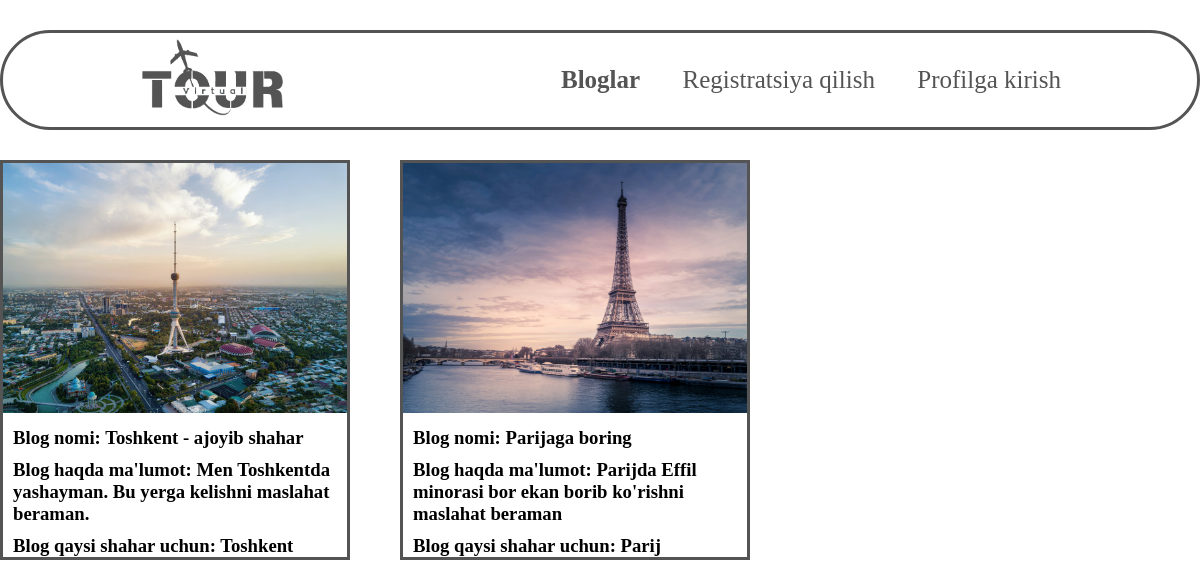
The page /blogs/ on the database as committed earlier.
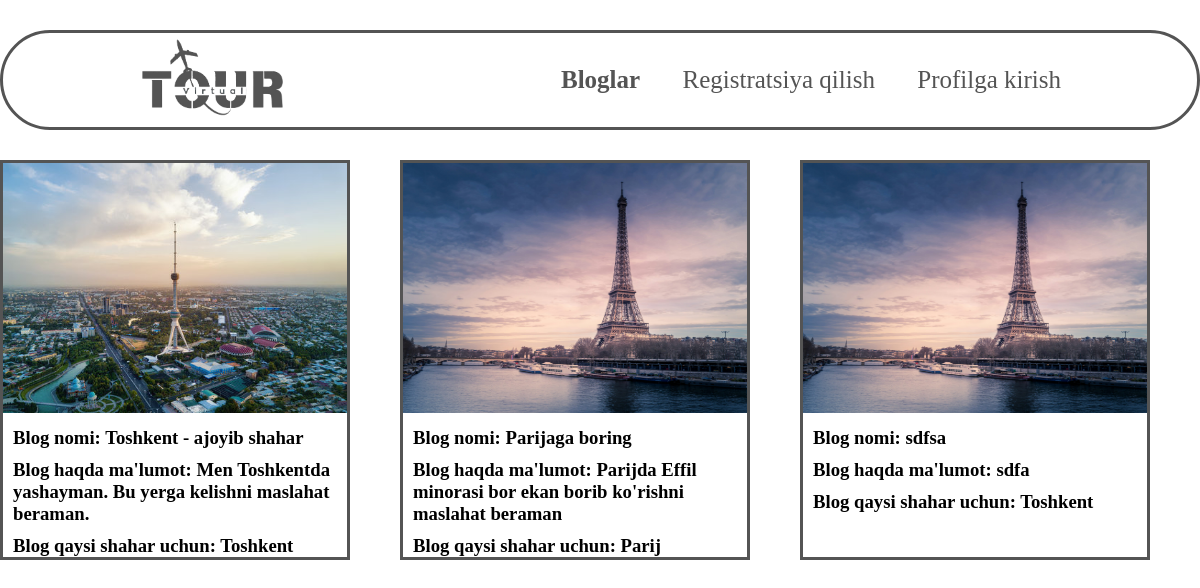
The same page on the database as committed later.
### travel/models.py (models this page shows, shortened)
class Blog(models.Model):
    title = models.CharField(max_length=100)
    content = models.TextField()
    city = models.ForeignKey(City, on_delete=models.CASCADE, related_name='blogs')
    user = models.ForeignKey('auth.User', on_delete=models.CASCADE)

class CityImages(models.Model):
    blog = models.ForeignKey(Blog, on_delete=models.CASCADE, related_name='images')
    city = models.ForeignKey(City, on_delete=models.CASCADE, related_name='images')
    image = models.ImageField(upload_to='city_images/')

class City(models.Model):
    name = models.CharField(max_length=100)
    population = models.IntegerField()
    area = models.FloatField()
    language = models.CharField(max_length=100)
    flag = models.ImageField(upload_to='flags/')
    def __str__(self):
        return self.name

### travel/views.py (the view)
# urls.py: path('blogs/', blogs, name='blogs'),
def blogs(request):
    blogs = Blog.objects.all()
    context = {
        "blogs": blogs,
    }
    return render(request, 'blogs.html', context=context)

### templates/blogs.html (shortened to what this page needs)
{% load static %}
<!DOCTYPE html>
<html lang="en">
<head>
    <link rel="stylesheet" href="{% static 'css/style.css' %}">
</head>
<body>
        <nav style="margin-top: 30px ;" class="container">
            <a href="{% url 'home' %}">
                <img src="{% static 'img/logo.png' %}" alt="">
            </a>
            <ul>
                <li>
                    <a href=""><b>Bloglar</b></a>
                </li>
                {% if user.is_authenticated %}
                <li><a href="{% url 'add_blog' %}">Blog Qo'shish</a></li>
                <li>
                    <a href="{% url 'change_user' %}">Profil</a>
                </li>
                {% else %}
                <li>
                    <a href="{% url 'register' %}">Registratsiya qilish</a>
                </li>
                <li>
                    <a href="{% url 'login' %}">Profilga kirish</a>
                </li>
                {% endif %}
            </ul>
        </nav>
    <main>
        <section class="cards container" id="cards">
            {% for blog in blogs %}
            <a href="{% url 'blog' blog.id %}" style="color: black;" class="card">
                {% if blog.images.exists %}
                <img src="{{ blog.images.first.image.url }}" alt="image">
                {% else %}
                <img src="{{blog.flag.url}}" alt="flag">
                {% endif %}
                <h3 class="country">Blog nomi: {{blog.title}}</h3>
                <h3 class="country">Blog haqda ma'lumot: {{blog.content}}</h3>
                <h3 class="country">Blog qaysi shahar uchun: {{blog.city}}</h3>
            </a>
            {% endfor %}
        </section>
    </main>
</body>
</html>

Rows that differ between the two databases and show on the page:
added Blog: images.first.image (picture), title "sdfsa", content "sdfa", city "Toshkent"
